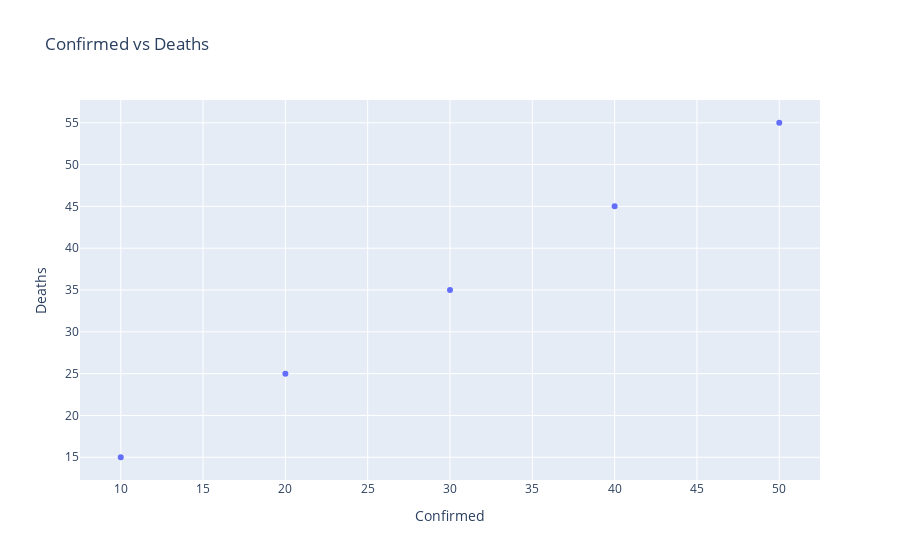

Here is the notebook cell this chart was saved with:
### Code cell
# Sample data as DataFrame
data = {
    "Confirmed": [10, 20, 30, 40, 50],
    "Deaths": [15, 25, 35, 45, 55]
}
df = pd.DataFrame(data)

# Make scatter graph
fig = px.scatter(df, x="Confirmed", y="Deaths", title="Confirmed vs Deaths")
fig.show()

### Figure 1 — Plotly figure (JSON) as saved in the notebook; plotly's stock layout.template omitted (floating-point values rounded to 4 significant figures)
{"data": [{"hovertemplate": "Confirmed=%{x}<br>Deaths=%{y}<extra></extra>", "legendgroup": "", "marker": {"color": "#636efa", "symbol": "circle"}, "mode": "markers", "name": "", "orientation": "v", "showlegend": false, "type": "scatter", "x": [10, 20, 30, 40, 50], "xaxis": "x", "y": [15, 25, 35, 45, 55], "yaxis": "y"}], "layout": {"legend": {"tracegroupgap": 0}, "title": {"text": "Confirmed vs Deaths"}, "xaxis": {"anchor": "y", "domain": [0, 1], "title": {"text": "Confirmed"}}, "yaxis": {"anchor": "x", "domain": [0, 1], "title": {"text": "Deaths"}}}}
